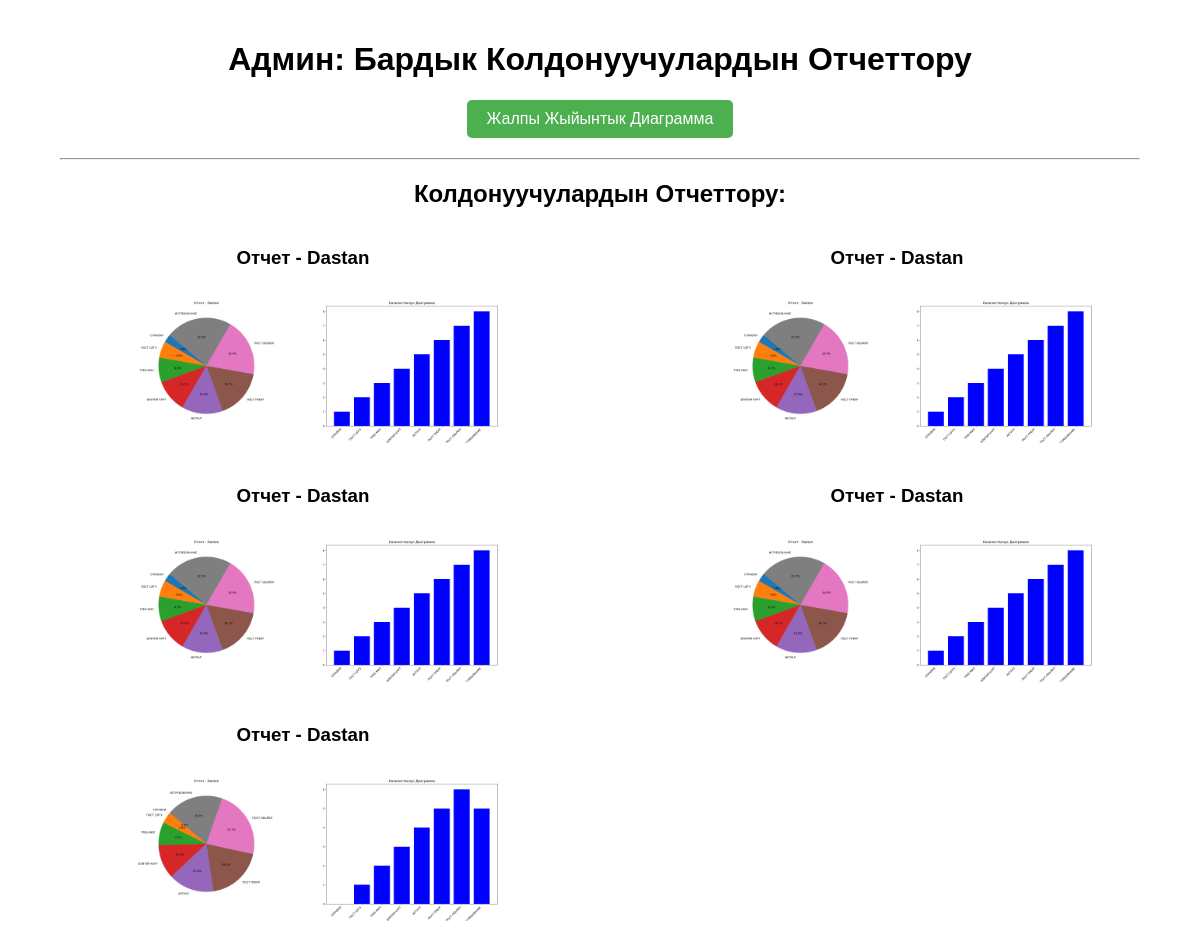
The page /admin_reports/ (signed in) on the database as committed earlier.
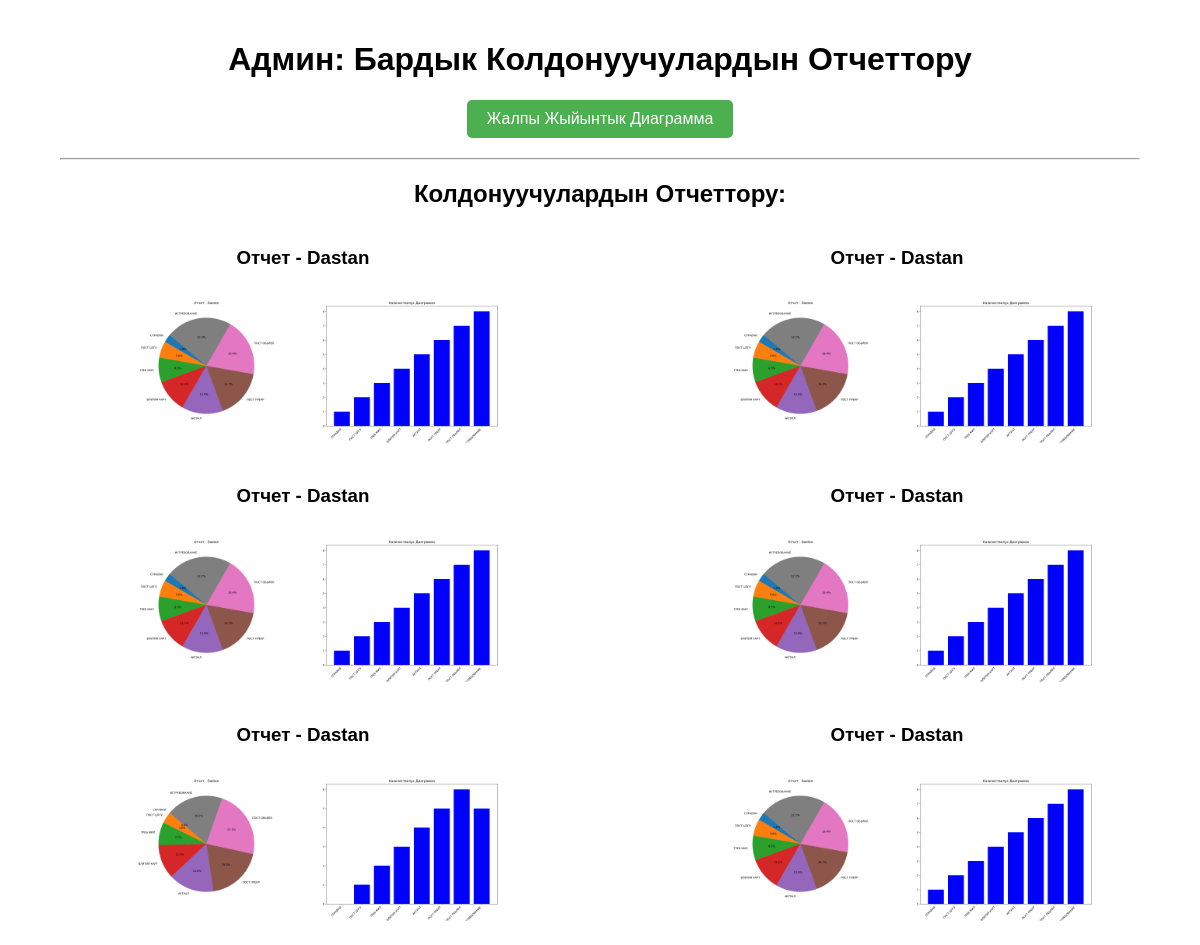
The same page on the database as committed later.
### diogram_app/models.py (models this page shows, shortened)
class Report(models.Model):
    user = models.ForeignKey(User, on_delete=models.CASCADE, verbose_name="Пользователь")  # Ар бир отчет колдонуучуга байланыштырылат
    spravki = models.IntegerField(verbose_name="Справки", blank=True, null=True)  # Ар бир талаа сандык мааниге ээ болот
    post_cpgu = models.IntegerField(verbose_name="ПОСТ  ЦПГУ", blank=True, null=True)
    treb_mil = models.IntegerField(verbose_name="ТРЕБ МИЛ", blank=True, null=True)
    vlitiya_kart = models.IntegerField(verbose_name="ВЛИТИЯ КАРТ", blank=True, null=True)
    aktual = models.IntegerField(verbose_name="АКТУАЛ", blank=True, null=True)
    post_prekr = models.IntegerField(verbose_name="ПОСТ ПРЕКР", blank=True, null=True)
    post_objavl = models.IntegerField(verbose_name="ПОСТ ОБЬЯВЛ", blank=True, null=True)
    istreb = models.IntegerField(verbose_name= "ИСТРЕБОВАНИЕ", blank=True, null=True)
    created_at = models.DateTimeField(auto_now_add=True, verbose_name="Дата создания")

### diogram_app/views.py (the view)
# urls.py: path('admin_reports/', views.admin_reports_view, name='admin_reports'),
@staff_member_required
def admin_reports_view(request):
    reports = Report.objects.all()
    diagrams = []
    for report in reports:
        labels = ['СПРАВКИ', 'ПОСТ ЦПГУ', 'ТРЕБ МИЛ', 'ВЛИТИЯ КАРТ', 'АКТУАЛ', 'ПОСТ ПРЕКР', 'ПОСТ ОБЬЯВЛ', 'ИСТРЕБОВАНИЕ']
        values = [
            report.spravki or 0,
            report.post_cpgu or 0,
            report.treb_mil or 0,
            report.vlitiya_kart or 0,
            report.aktual or 0,
            report.post_prekr or 0,
            report.post_objavl or 0,
            report.istreb or 0
        ]
        fig, (ax1, ax2) = plt.subplots(1, 2, figsize=(25, 8))
        ax1.pie(values, labels=labels, autopct='%1.1f%%', startangle=140)
        ax1.set_title(f'Отчет - {report.user.username}')
        ax2.bar(labels, values, color='blue')
        ax2.set_title('Каличестволук Диаграмма')
        ax2.set_xticklabels(labels, rotation=45, ha='right')
        buffer = io.BytesIO()
        plt.savefig(buffer, format='png')
        buffer.seek(0)
        image_png = buffer.getvalue()
        buffer.close()
        plt.close(fig)
        diagrams.append((report, base64.b64encode(image_png).decode('utf-8')))
    summary_diagram = generate_summary_diagram()
    return render(request, 'admin_reports.html', {'diagrams': diagrams, 'summary_diagram': summary_diagram})

### diogram_app/templates/admin_reports.html (shortened to what this page needs)
<!DOCTYPE html>
<html lang="ky">
<head>
</head>
<body>
    <div class="container">
        <h1>Админ: Бардык Колдонуучулардын Отчеттору</h1>
        <button class="btn" onclick="toggleSummaryGraph()">Жалпы Жыйынтык Диаграмма</button>
        <hr>
        <h2>Колдонуучулардын Отчеттору:</h2>
        <div class="graph-container">
            {% for report, graph in diagrams %}
            <div class="report">
                <h3>Отчет - {{ report.user.username }}</h3>
                <img alt="Диаграмма">
            </div>
            {% endfor %}
        </div>
    </div>
</body>
</html>

Rows that differ between the two databases and show on the page:
added Report: user.username "Dastan"
